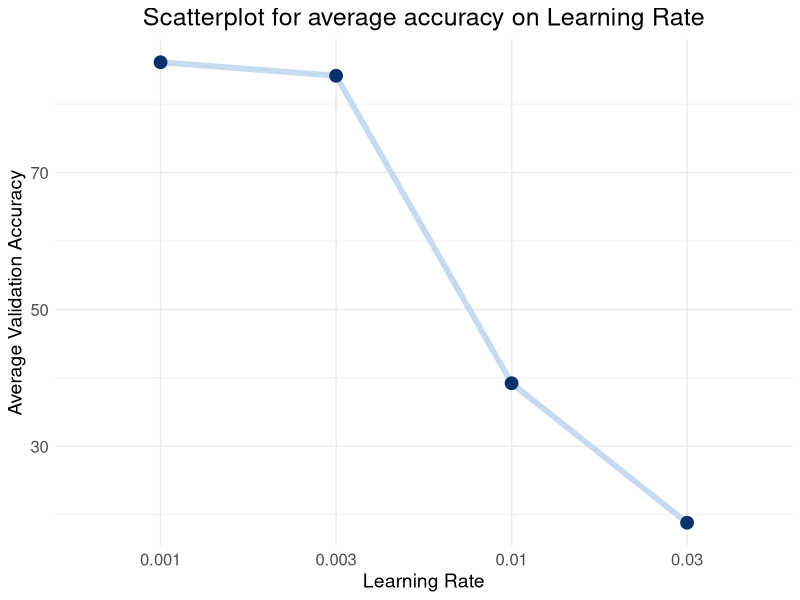
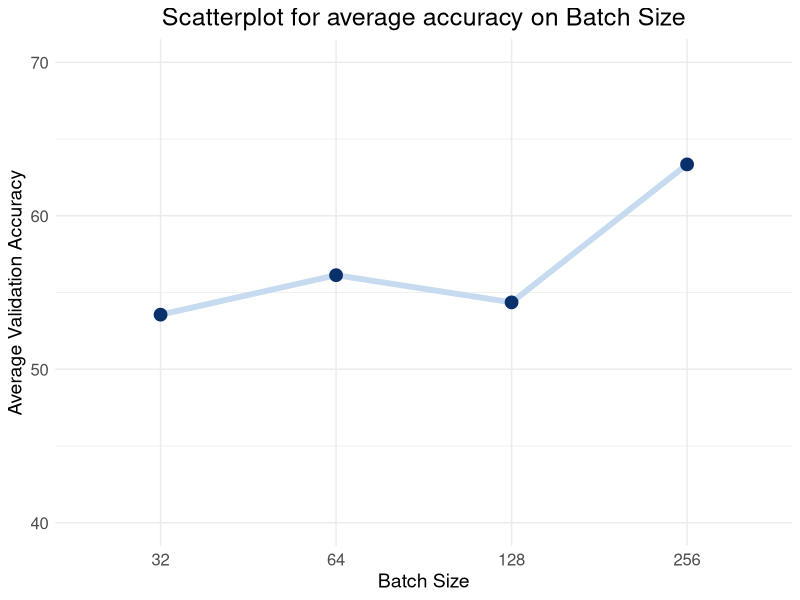
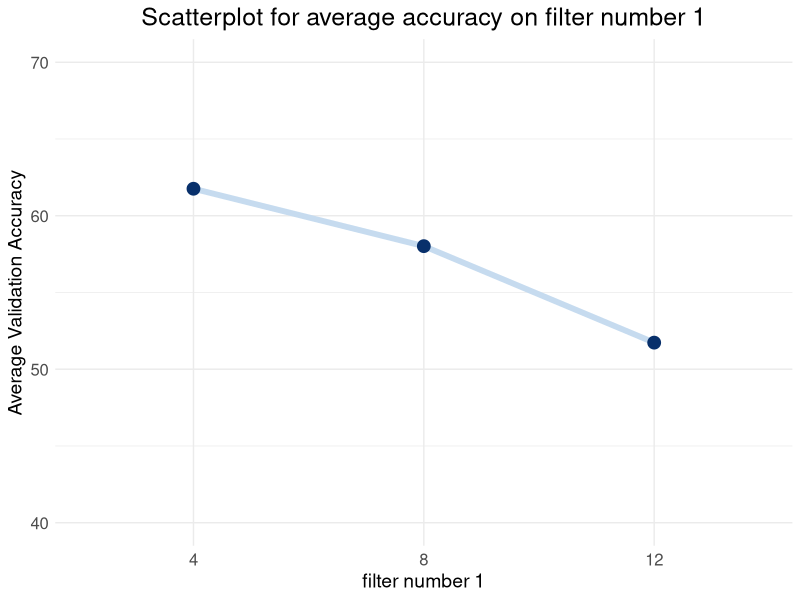
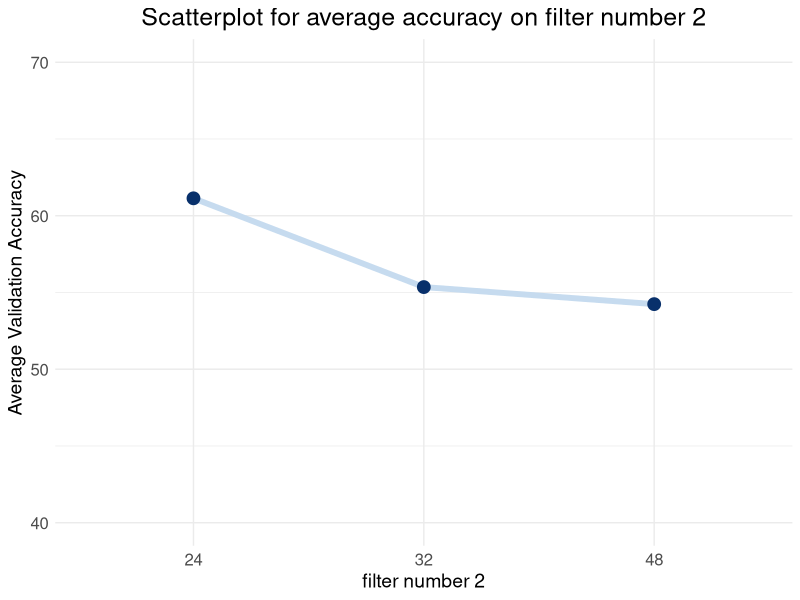
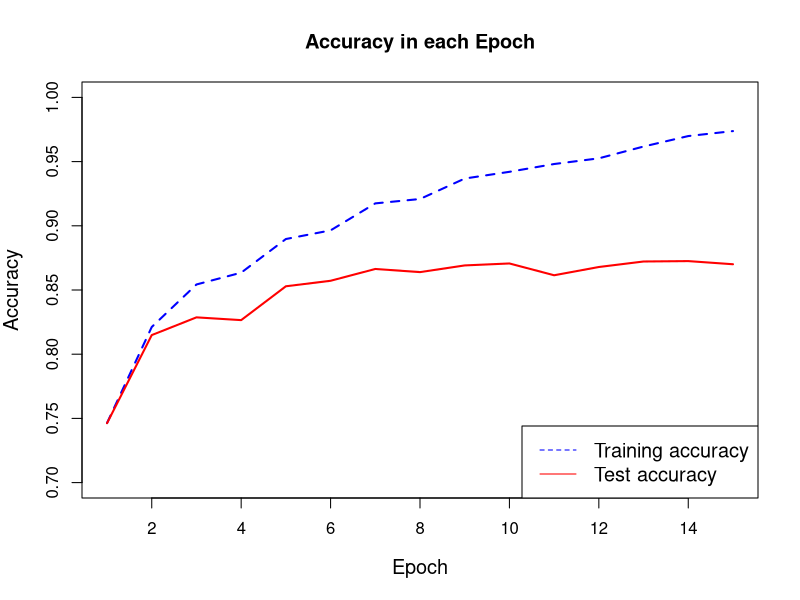

Reproduce these figures in R, in order.
## ---- chunk 1
library(ggplot2)
acc = read.csv("res_table.csv")
#colnames(acc) = c("filter_number_1","filter_number_2","learning_rate","batch_size","train_accuracy","validation_accuracy","time/s")
lrate = tapply(acc$`validation_accuracy`, acc$learning_rate,mean)
lrate = data.frame(learning_rate = factor(names(lrate)),
                   validation_accuracy = lrate,group="")
ggplot(lrate,aes(x=learning_rate,y=validation_accuracy)) + 
  geom_line(aes(group = group),color=blues9[3],size=2) +
  geom_point(size=4,color=blues9[9]) + 
        theme_minimal() + 
      labs(title="Scatterplot for average accuracy on Learning Rate",
           x="Learning Rate",
           y="Average Validation Accuracy") +
      theme(
            plot.title = element_text(size = 18,hjust = 0.5),
            plot.subtitle = element_text(size = 12, face = "bold", hjust = 0.8),
            plot.caption = element_text(size = 12, face = "italic"),
            axis.text = element_text(size=12),
            axis.title = element_text(size=14),
            legend.title = element_text(size=14,face="bold"))

lrate = tapply(acc$`validation_accuracy`, acc$batch_size ,mean)
lrate = data.frame(batch_size = factor(names(lrate),levels = c("32","64","128","256")),
                   validation_accuracy = lrate,group="")
ggplot(lrate,aes(x=batch_size,y=validation_accuracy)) + 
  geom_line(aes(group = group),color=blues9[3],size=2) +
  geom_point(size=4,color=blues9[9]) + ylim(40,70) +
        theme_minimal() + 
            labs(title="Scatterplot for average accuracy on Batch Size",
           x="Batch Size",
           y="Average Validation Accuracy") +
      theme(
            plot.title = element_text(size = 18,hjust = 0.5),
            plot.subtitle = element_text(size = 12, face = "bold", hjust = 0.8),
            plot.caption = element_text(size = 12, face = "italic"),
            axis.text = element_text(size=12),
            axis.title = element_text(size=14),
            legend.title = element_text(size=14,face="bold"))

lrate = tapply(acc$validation_accuracy, acc$filter_num1 ,mean)
lrate = data.frame(filter_num1 = factor(names(lrate),levels = c("4","8","12")),
                   validation_accuracy = lrate,group="")
ggplot(lrate,aes(x=filter_num1,y=validation_accuracy)) + 
  geom_line(aes(group = group),color=blues9[3],size=2) +
  geom_point(size=4,color=blues9[9]) + ylim(40,70) +
        theme_minimal() + 
            labs(title="Scatterplot for average accuracy on filter number 1",
           x="filter number 1",
           y="Average Validation Accuracy") +
      theme(
            plot.title = element_text(size = 18,hjust = 0.5),
            plot.subtitle = element_text(size = 12, face = "bold", hjust = 0.8),
            plot.caption = element_text(size = 12, face = "italic"),
            axis.text = element_text(size=12),
            axis.title = element_text(size=14),
            legend.title = element_text(size=14,face="bold"))

lrate = tapply(acc$validation_accuracy, acc$filter_num2 ,mean)
lrate = data.frame(filter_num2 = factor(names(lrate),levels = c("24","32","48")),
                   validation_accuracy = lrate,group="")
ggplot(lrate,aes(x=filter_num2,y=validation_accuracy)) + 
  geom_line(aes(group = group),color=blues9[3],size=2) +
  geom_point(size=4,color=blues9[9]) + ylim(40,70) +
        theme_minimal() + 
            labs(title="Scatterplot for average accuracy on filter number 2",
           x="filter number 2",
           y="Average Validation Accuracy") +
      theme(
            plot.title = element_text(size = 18,hjust = 0.5),
            plot.subtitle = element_text(size = 12, face = "bold", hjust = 0.8),
            plot.caption = element_text(size = 12, face = "italic"),
            axis.text = element_text(size=12),
            axis.title = element_text(size=14),
            legend.title = element_text(size=14,face="bold"))
## ---- chunk 2
acc1<-c(0.74641, 0.82119, 0.85430, 0.86350, 0.88970, 0.89644, 0.91746, 0.92087, 0.93681, 0.94205, 0.94812, 0.95255, 0.96174, 0.96989, 0.97377)
acc2<-c(0.74625, 0.81489, 0.82869, 0.82654, 0.85290, 0.85719, 0.86638, 0.86393, 0.86914, 0.87067, 0.86148, 0.86791, 0.87220, 0.87251, 0.87006)
plot(1:15, acc1, type="l", col="blue", ylim=c(0.7, 1), cex.lab=1.2, cex.main=1.2, lty=2, 
     main="Accuracy in each Epoch",
     xlab="Epoch", ylab="Accuracy", lwd=2)
lines(1:15, acc2, type="l", col="red", lwd=2, lty=1)
legend("bottomright", legend=c("Training accuracy", "Test accuracy"),
       col=c("blue", "red"), lty=c(2, 1), cex=1.2)
## ---- chunk 3
acc = read.csv("res_table.csv")
acc[,2:9] = apply(acc[,2:9],2,factor)
fit1 = lm(validation_accuracy~(.-id-train_accuracy)^2,data=acc)
aov1 = anova(fit1)
head(aov1)
rownames(aov1)[aov1$`Pr(>F)` < 0.05/37]
